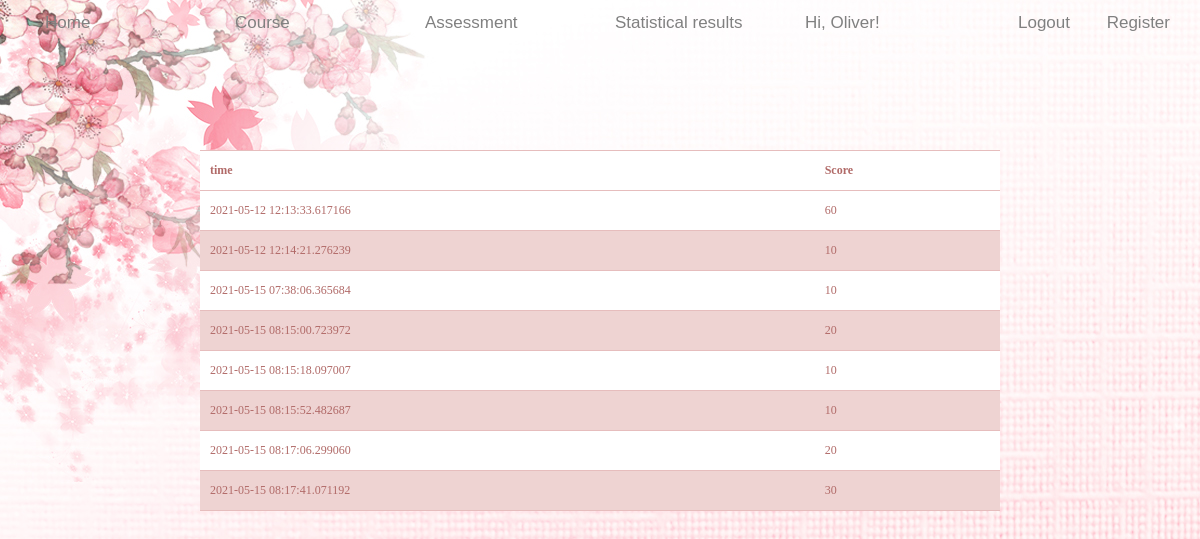
The page /table (signed in) on the database its author committed.
### app/models.py (models this page shows, shortened)
class User(UserMixin, db.Model):
    id = db.Column(db.Integer, primary_key=True)
    username = db.Column(db.String(64), index=True, unique=True)
    email = db.Column(db.String(120), index=True, unique=True)
    password_hash = db.Column(db.String(128))
    results = db.relationship('Result', backref='author', lazy='dynamic')
    def get_id(self):
        return self.id

class Result(db.Model):
    id = db.Column(db.Integer, primary_key=True)
    user_id = db.Column(db.Integer, db.ForeignKey('user.id'))
    timestamp = db.Column(db.DateTime, index=True, default=datetime.utcnow)
    mark = db.Column(db.Integer)

### app/routes.py (the view)
@app.route('/table')
@login_required
def table():
    results = Result.query.filter_by(user_id=current_user.get_id()).all()
    return render_template("table.html", results=results)

### app/models.py (called while the page is built)
@login.user_loader
def load_user(id):
    return User.query.get(int(id))

### app/templates/table.html (shortened to what this page needs)
<!DOCTYPE html>
<html lang="en">
<head>
    <link rel="stylesheet" href="../static/css/base.css">
    <link rel="stylesheet" href="../static/bootstrap-3.4.1-dist/css/bootstrap.css">
</head>
<body>
    <header class="wz">
        <div style="height: 10px;"></div>
        <div class="container mycheng" style="width: 100%;">
            <div class="container" style= "width: 100%; height: 40px;">
                <div class="col-lg-2 col-md-4 col-sm-6"><a href="/home" target="_self" class="navigation">Home</a></div>
                <div class="col-lg-2 col-md-4 col-sm-6"><a href="/learn" target="_self" class="navigation">Course</a></div>
                <div class="col-lg-2 col-md-4 col-sm-6"><a href="/assessment_home" target="_self" class="navigation">Assessment</a></div>
                <div class="col-lg-2 col-md-4 col-sm-6"><a href="/table" target="_self" class="navigation">Statistical results</a></div>
                <div class="col-lg-4 col-md-4 col-sm-6">
                    {% if current_user.is_anonymous %}
                    <a href="/login" class="login navigation" target="_self">Login</a>
                    {% else %}
                    <a class="navigation"> Hi, {{ current_user.username }}! </a>
                    <a href="/logout" class="login navigation" target="_self">Logout</a>
                    {% endif %}
                    <a href="/register" class="register navigation" target="_self">Register</a>
                </div>
            </div>
        </div>
    </header>
    <table id='table-1'>
        <thead>
            <tr>
                <th>time</th>
                <th>Score</th>
            </tr>
        </thead>
        <tbody>
            {% for result in results %}
            <tr>
                <td>{{ result.timestamp }}</td>
                <td>{{ result.mark }}</td>
            </tr>
            {% endfor %}
        </tbody>
    </table>
</body>
</html>

### app/static/css/base.css (style rules this page uses)
* { margin: 0; padding: 0; box-sizing: border-box; }
a { color: #666; text-decoration: none }
body { -webkit-font-smoothing: antialiased; background-color: #fff; background-image: url(../images/3.jpg); font: 12px/1.5 Microsoft YaHei, Heiti SC, tahoma, arial, Hiragino Sans GB, "\5B8B\4F53", sans-serif; color: #666 }
.login { position: absolute; right: 100px; }
.register { position: absolute; right: 0px; }
.navigation { font-size: 17px; color: gray; }
#table-1 thead, #table-1 tr { border-top-width: 1px; border-top-style: solid; height: 40px; border-top-color: rgb(230, 189, 189); }
#table-1 { border-bottom-width: 1px; border-bottom-style: solid; border-bottom-color: rgb(230, 189, 189); width: 800px ; margin:100px auto; }
#table-1 td, #table-1 th { padding: 5px 10px; font-size: 12px; font-family: Verdana; color: rgb(177, 106, 104); }
#table-1 tr:nth-child(even) { background: rgb(238, 211, 210) }
#table-1 tr:nth-child(odd) { background: #FFF }
.wz { font: 17px/1.5 Microsoft YaHei, Heiti SC, tahoma, arial, Hiragino Sans GB, "\5B8B\4F53", sans-serif; }

### rows shown on the page
User: username "Oliver"
Result: timestamp "2021-05-12 12:13:33.617166", mark "60"
Result: timestamp "2021-05-12 12:14:21.276239", mark "10"
Result: timestamp "2021-05-15 07:38:06.365684", mark "10"
Result: timestamp "2021-05-15 08:15:00.723972", mark "20"
Result: timestamp "2021-05-15 08:15:18.097007", mark "10"
Result: timestamp "2021-05-15 08:15:52.482687", mark "10"
Result: timestamp "2021-05-15 08:17:06.299060", mark "20"
Result: timestamp "2021-05-15 08:17:41.071192", mark "30"
